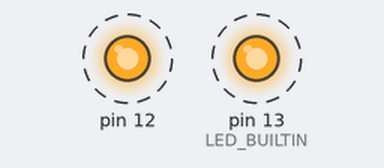
This sketch was run on a simulated Arduino Uno, built with avr-gcc and run on an emulated ATmega328P. On the bench: output pins drawn as LEDs (lit = HIGH). Dashed ring = blinking.

Above: at 0.5 s.
Timing chart, 0 to 4.6 s (numbered marks = the images above):
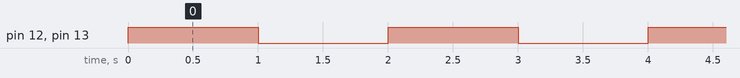

The sketch:

blink.ino
```cpp
// the setup function runs once when you press reset or power the board
void setup() {
  // initialize digital pin LED_BUILTIN as an output.
  pinMode(12, OUTPUT);
  pinMode(LED_BUILTIN, OUTPUT);
}

// the loop function runs over and over again forever
void loop() {
  digitalWrite(12, HIGH);   // turn the LED on (HIGH is the voltage level)
  digitalWrite(LED_BUILTIN, HIGH);
  delay(1000);                       // wait for a second
  digitalWrite(12, LOW);    // turn the LED off by making the voltage LOW
  digitalWrite(LED_BUILTIN, LOW);
  delay(1000);                       // wait for a second


}
```

Measured:
- by itself, pin 12, pin 13 (LED_BUILTIN): alternates HIGH for 1.0 s and LOW for 1.0 s
